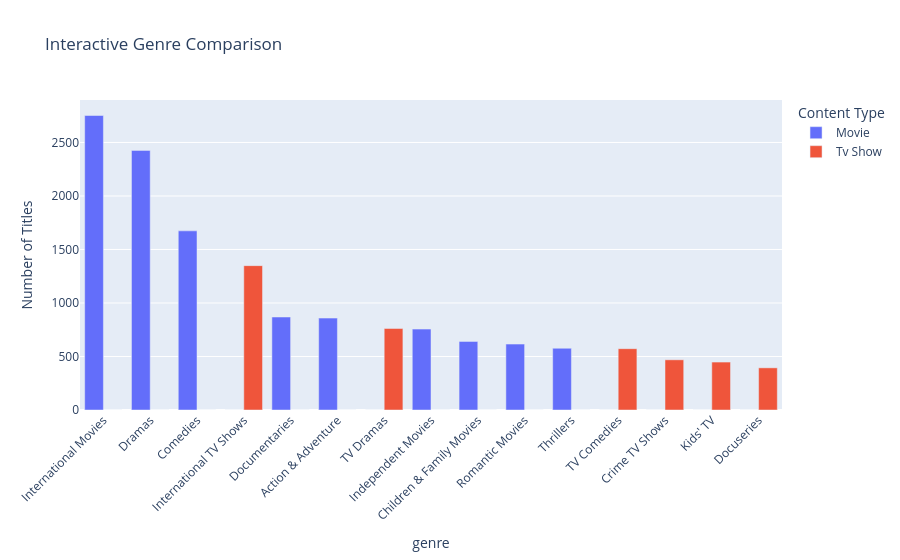

This figure's notebook cell:
### Code cell
#Interactive genre comparison
genre_type_reset = (
    genre_type_top
    .reset_index()
    .melt(
        id_vars='genre',
        var_name='Content Type',
        value_name='Number of Titles'
    )
)

fig = px.bar(
    genre_type_reset,
    x='genre',
    y='Number of Titles',
    color='Content Type',
    barmode='group',
    title='Interactive Genre Comparison'
)

fig.update_layout(
    xaxis_tickangle=-45
)

fig.show()

### Figure 1 — Plotly figure (JSON) as saved in the notebook; plotly's stock layout.template omitted (floating-point values rounded to 4 significant figures)
{"data": [{"alignmentgroup": "True", "hovertemplate": "Content Type=Movie<br>genre=%{x}<br>Number of Titles=%{y}<extra></extra>", "legendgroup": "Movie", "marker": {"color": "#636efa", "pattern": {"shape": ""}}, "name": "Movie", "offsetgroup": "Movie", "orientation": "v", "showlegend": true, "textposition": "auto", "type": "bar", "x": ["International Movies", "Dramas", "Comedies", "International TV Shows", "Documentaries", "Action & Adventure", "TV Dramas", "Independent Movies", "Children & Family Movies", "Romantic Movies", "Thrillers", "TV Comedies", "Crime TV Shows", "Kids' TV", "Docuseries"], "xaxis": "x", "y": [2752, 2426, 1674, 0, 869, 859, 0, 756, 641, 616, 577, 0, 0, 0, 0], "yaxis": "y"}, {"alignmentgroup": "True", "hovertemplate": "Content Type=Tv Show<br>genre=%{x}<br>Number of Titles=%{y}<extra></extra>", "legendgroup": "Tv Show", "marker": {"color": "#EF553B", "pattern": {"shape": ""}}, "name": "Tv Show", "offsetgroup": "Tv Show", "orientation": "v", "showlegend": true, "textposition": "auto", "type": "bar", "x": ["International Movies", "Dramas", "Comedies", "International TV Shows", "Documentaries", "Action & Adventure", "TV Dramas", "Independent Movies", "Children & Family Movies", "Romantic Movies", "Thrillers", "TV Comedies", "Crime TV Shows", "Kids' TV", "Docuseries"], "xaxis": "x", "y": [0, 0, 0, 1349, 0, 0, 762, 0, 0, 0, 0, 573, 469, 448, 394], "yaxis": "y"}], "layout": {"barmode": "group", "legend": {"title": {"text": "Content Type"}, "tracegroupgap": 0}, "title": {"text": "Interactive Genre Comparison"}, "xaxis": {"anchor": "y", "domain": [0, 1], "tickangle": -45, "title": {"text": "genre"}}, "yaxis": {"anchor": "x", "domain": [0, 1], "title": {"text": "Number of Titles"}}}}
